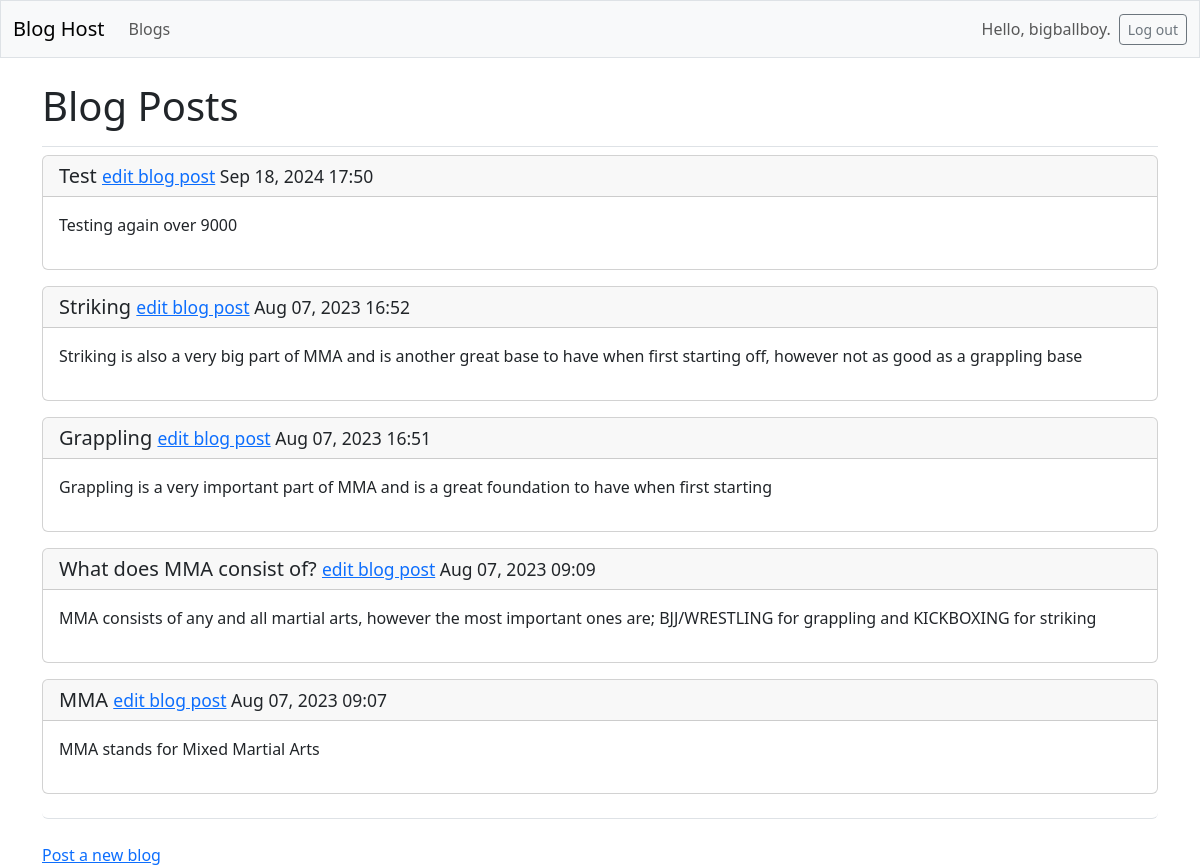
Screenshot of /blogposts/ (signed in) with the database file from the repository.
### blogs/models.py (models this page shows, shortened)
class BlogPost(models.Model):
	title = models.CharField(max_length = 100)
	text = models.CharField(max_length = 1000)
	date_added = models.DateTimeField(auto_now_add = True)
	owner = models.ForeignKey(User, on_delete=models.CASCADE)

### blogs/views.py (the view)
# urls.py: path('blogposts/', views.blogposts, name = 'blogposts'),
def blogposts(request):
	blogposts = BlogPost.objects.order_by('-date_added')
	context = {'blogposts':blogposts}
	return render(request, 'blogs/blogposts.html', context)

### blogs/templates/blogs/blogposts.html
{% extends 'blogs/base.html' %}
{% block page_header %}
<h1>Blog Posts</h1>
{% endblock page_header %}
{% block content %}
<ul class="list-group border-bottom pb-2 mb-4">
	{% for blogpost in blogposts %}
	<div class="card mb-3">
		<h5 class="card-header">
			{{ blogpost.title }}
			<small><a href="{% url 'blogs:edit_blogpost' blogpost.id %}">
			edit blog post</a> {{ blogpost.date_added|date:'M d, Y H:i' }}</small>
		</h5>
		<div class="card-body">{{ blogpost.text|linebreaks }}</div>
	</div>
	{% empty %}
	<li class="list-group-item border-0">No blogs posted yet.</li>
	{% endfor %}
</ul>
<a href="{% url 'blogs:new_blogpost' %}">Post a new blog</a>
{% endblock content %}

### blogs/templates/blogs/base.html (shortened to what this page needs)
<!doctype html>
<html lang="en">
<head>
  {% load django_bootstrap5 %}
  {% bootstrap_css %}
</head>
<body>
  <nav class="navbar navbar-expand-md navbar-light bg-light mb-4 border">
    <div class="container-fluid">
      <a class="navbar-brand" href="{% url 'blogs:index' %}">
          Blog Host</a>
      <div class="collapse navbar-collapse" id="navbarCollapse">
        <ul class="navbar-nav me-auto mb-2 mb-md-0">
          <li class="nav-item">
            <a class="nav-link" href="{% url 'blogs:blogposts' %}">
              Blogs</a></li>
        </ul>
        <ul class="navbar-nav ms-auto mb-2 mb-md-0">
          {% if user.is_authenticated %}
            <li class="nav-item">
              <span class="navbar-text me-2">Hello, {{ user.username }}.
                </span></li>
          {% endif %}
        </ul>
        {% if user.is_authenticated %}
          <form action="{% url 'users:logout' %}" method='post'>
            <button name='submit' class='btn btn-outline-secondary btn-sm'>
              Log out</button>
          </form>
        {% endif %}
      </div>
    </div>
  </nav>
  <main class="container">
    <div class="pb-2 mb-2 border-bottom">
      {% block page_header %}{% endblock page_header %}
    </div>
    <div>
      {% block content %}{% endblock content %}
    </div>
  </main>
</body>
</html>

### rows the page displays
BlogPost: title "Test", date_added "Sep 18, 2024 17:50", text "Testing again over 9000"
BlogPost: title "Striking", date_added "Aug 07, 2023 16:52", text "Striking is also a very big part of MMA and is another great base to have when first starting off, however not as good as a grappling base"
BlogPost: title "Grappling", date_added "Aug 07, 2023 16:51", text "Grappling is a very important part of MMA and is a great foundation to have when first starting"
BlogPost: title "What does MMA consist of?", date_added "Aug 07, 2023 09:09", text "MMA consists of any and all martial arts, however the most important ones are; BJJ/WRESTLING for grappling and KICKBOXING for striking"
BlogPost: title "MMA", date_added "Aug 07, 2023 09:07", text "MMA stands for Mixed Martial Arts"

### other values shown
{{ user.username }} "bigballboy"
